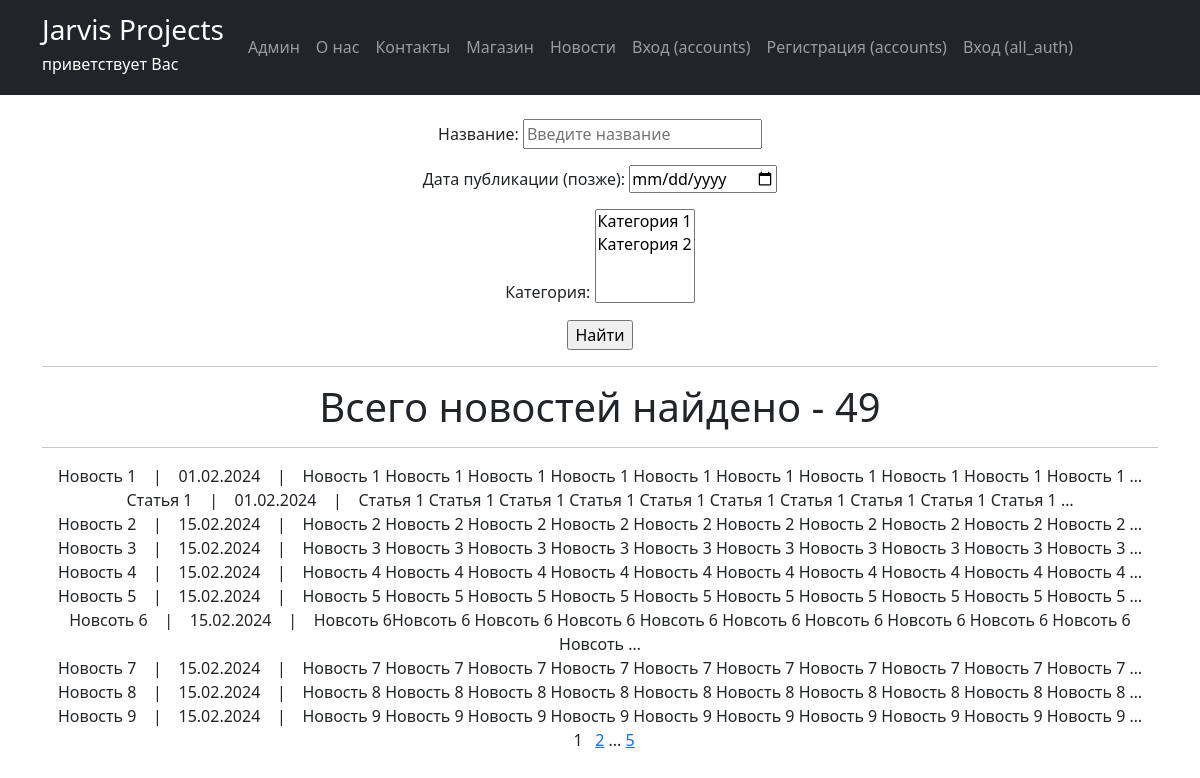
The app's page /newsportal/posts/search with its own data.
### newsportal/models.py (models this page shows, shortened)
class Post(models.Model):
    author = models.ForeignKey(Author, on_delete=models.CASCADE)
    postCategory = models.ManyToManyField(Category, through='PostCategory', verbose_name='Категория')
    CATEGORY_CHOICES = (
        ('NW', 'Новость'),
        ('AR', 'Статья'),
    )
    categoryType = models.CharField(max_length=2, choices=CATEGORY_CHOICES)
    dateCreation = models.DateTimeField(auto_now_add=True)
    title = models.CharField(max_length=128, verbose_name='Заголовок')
    text = models.TextField(verbose_name='Содержание')
    rating = models.IntegerField(default=0)
    class Meta:
        verbose_name = 'Контент'
        verbose_name_plural = 'Контент'

### newsportal/views.py (the view)
# urls.py: path('posts/', PostList.as_view(template_name = 'newsportal/posts.html'), name='posts'),
class PostList(ListView):
    model = Post
    ordering = 'dateCreation'
    context_object_name = 'posts'
    paginate_by = 10
    def get_queryset(self):
        queryset = super().get_queryset()
        self.filterset = PostFilter(self.request.GET, queryset)
        return self.filterset.qs
    def get_context_data(self, **kwargs):
        context = super().get_context_data(**kwargs)
        context['total_posts_count'] = self.filterset.qs.count()
        context['filterset'] = self.filterset
        context['user_is_author'] = self.request.user.groups.filter(name='authors').exists()
        context['user_is_not_author'] = not self.request.user.groups.filter(name='authors').exists()
        return context

### newsportal/models.py (called while the page is built)
    def __str__(self):
        return f'{self.name}'

### newsportal/templatetags/custom_filters_newsportal.py (called while the page is built)
@register.filter()
def censor(value):
    stop_list = STOP_LIST_WORDS
    for word in value.split():
        if word.lower() in stop_list:
            value = value.replace(word, f'{word[0]}{"*" * (len(word)-1)}')
    return value

### newsportal/templatetags/custom_tags_newsportal.py (called while the page is built)
@register.simple_tag(takes_context=True)
def url_replace(context, **kwargs):
   d = context['request'].GET.copy()
   for k, v in kwargs.items():
       d[k] = v
   return d.urlencode()

### newsportal/templates/newsportal/posts_search.html (shortened to what this page needs)
{% extends 'flatpages/default.html' %}
{% load custom_filters_newsportal %}
{% load custom_tags_newsportal %}
{% block content %}
    <br>
    <form action="" method="get">
        {{ filterset.form.as_p }}
        <input type="submit" value="Найти" />
    </form>
    <hr>
    <h1>Всего новостей найдено - {{ total_posts_count }}</h1>
    <hr>
    {% if posts %}
           {% for post in posts %}
           <tr>
                {{ post.title|censor }} &nbsp&nbsp | &nbsp&nbsp
                {{ post.dateCreation|date:'d.m.Y'}} &nbsp&nbsp | &nbsp&nbsp
                {{ post.text|truncatewords:20|censor}}
                <br>
           {% endfor %}
    {% endif %}
    {% if total_posts_count > 10 %}
            &nbsp&nbsp{{ page_obj.number }}&nbsp&nbsp
        {% if page_obj.has_next %}
        <a href="?{% url_replace page=page_obj.next_page_number %}">{{ page_obj.next_page_number }}</a>
            {% if paginator.num_pages != page_obj.next_page_number %}
                ...
                <a href="?{% url_replace page=page_obj.paginator.num_pages %}">{{ page_obj.paginator.num_pages }}</a>
            {% endif %}
        {% endif %}
    {% endif %}
{% endblock content %}

### records on screen
Post: title|censor "Новость 1", dateCreation "01.02.2024", text|censor "Новость 1 Новость 1 Новость 1 Новость 1 Новость 1 Новость 1 Новость 1 Новость 1 Новость 1 Новость 1 …"
Post: title|censor "Статья 1", dateCreation "01.02.2024", text|censor "Статья 1 Статья 1 Статья 1 Статья 1 Статья 1 Статья 1 Статья 1 Статья 1 Статья 1 Статья 1 …"
Post: title|censor "Новость 2", dateCreation "15.02.2024", text|censor "Новость 2 Новость 2 Новость 2 Новость 2 Новость 2 Новость 2 Новость 2 Новость 2 Новость 2 Новость 2 …"
Post: title|censor "Новость 3", dateCreation "15.02.2024", text|censor "Новость 3 Новость 3 Новость 3 Новость 3 Новость 3 Новость 3 Новость 3 Новость 3 Новость 3 Новость 3 …"
Post: title|censor "Новость 4", dateCreation "15.02.2024", text|censor "Новость 4 Новость 4 Новость 4 Новость 4 Новость 4 Новость 4 Новость 4 Новость 4 Новость 4 Новость 4 …"
Post: title|censor "Новость 5", dateCreation "15.02.2024", text|censor "Новость 5 Новость 5 Новость 5 Новость 5 Новость 5 Новость 5 Новость 5 Новость 5 Новость 5 Новость 5 …"
Post: title|censor "Новсоть 6", dateCreation "15.02.2024", text|censor "Новсоть 6Новсоть 6 Новсоть 6 Новсоть 6 Новсоть 6 Новсоть 6 Новсоть 6 Новсоть 6 Новсоть 6 Новсоть 6 Новсоть …"
Post: title|censor "Новость 7", dateCreation "15.02.2024", text|censor "Новость 7 Новость 7 Новость 7 Новость 7 Новость 7 Новость 7 Новость 7 Новость 7 Новость 7 Новость 7 …"
Post: title|censor "Новость 8", dateCreation "15.02.2024", text|censor "Новость 8 Новость 8 Новость 8 Новость 8 Новость 8 Новость 8 Новость 8 Новость 8 Новость 8 Новость 8 …"
Post: title|censor "Новость 9", dateCreation "15.02.2024", text|censor "Новость 9 Новость 9 Новость 9 Новость 9 Новость 9 Новость 9 Новость 9 Новость 9 Новость 9 Новость 9 …"

### other values on screen
{{ total_posts_count }} "49"
{{ page_obj.number }} "1"
{{ page_obj.next_page_number }} "2"
{{ page_obj.paginator.num_pages }} "5"
